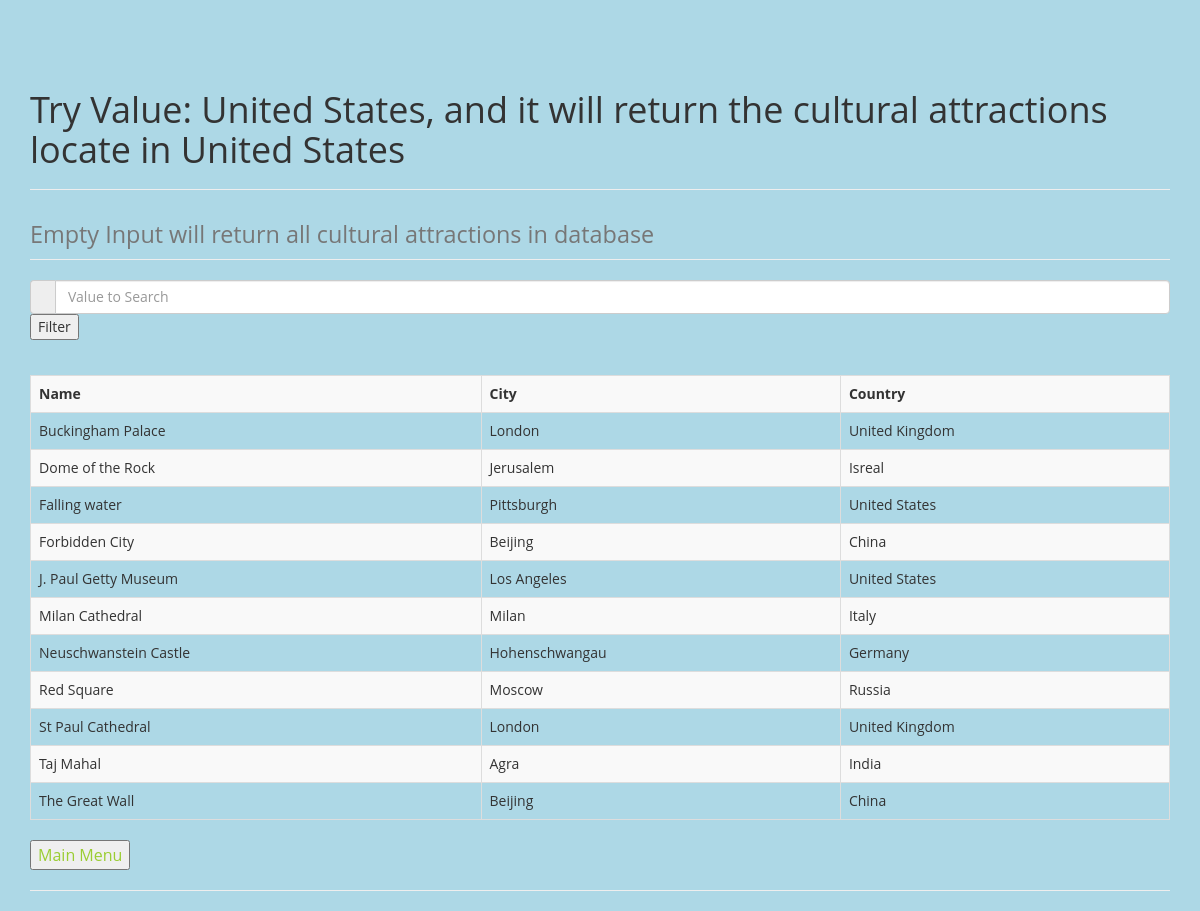
The page /php/get_ca.php on the database its author committed.
### tables this page shows
CREATE TABLE `Cultural_Attractions` (
  `CA_Name` VARCHAR(45) NOT NULL,
  `TS_ID` INT NOT NULL,
  `City` VARCHAR(45) NULL,
  PRIMARY KEY (`CA_Name`));

CREATE TABLE `Tourist_Spot` (
  `TS_ID` INT NOT NULL,
  `TS_Name` VARCHAR(45) NOT NULL,
  `Country_Name` VARCHAR(45) NULL,
  `Review` FLOAT NOT NULL,
  `Total_Score` INT NOT NULL,
  `Total_Review` INT NOT NULL,
  PRIMARY KEY (`TS_ID`));

### php/get_ca.php (the view, shortened to what this page needs)
<?php
if(isset($_POST['search']))
{
    $valueToSearch = $_POST['valueToSearch'];
    if ($valueToSearch != ''){
        $query = "SELECT CA_Name, City, Country_Name
            FROM Cultural_Attractions n1, Tourist_Spot n2
            WHERE n1.TS_ID = n2.TS_ID AND n2.Country_Name = '$valueToSearch'";
    }
    else{
        $query = "SELECT CA_Name, City, Country_Name
            FROM Cultural_Attractions n1, Tourist_Spot n2
            WHERE n1.TS_ID = n2.TS_ID";
    }
    $search_result = filterTable($query);
}
 else {
    $query = "SELECT CA_Name, City, Country_Name
            FROM Cultural_Attractions n1, Tourist_Spot n2
            WHERE n1.TS_ID = n2.TS_ID";
    $search_result = filterTable($query);
}
function filterTable($query)
{
    $host = 'mpcs53001.cs.uchicago.edu';
    $username = 'zhc008';
    $password = 'voh9eiHo';
    $database = $username.'DB';
    $dbcon = mysqli_connect($host, $username, $password, $database)
    or die('Could not connect: ' . mysqli_connect_error());
    mysqli_select_db($dbcon, $database)
    or die('Could not select database');
    $filter_Result = mysqli_query($dbcon, $query);
    return $filter_Result;
}
?>
<!DOCTYPE html>
<html>
    <head>
        <link href="../css/bootstrap.min.css" rel="stylesheet">
        <link href="../css/custom.css" rel="stylesheet">
    </head>
    <body>
        <div class = "container">
            <div class="row">
                <div class="col-lg-12">
                    <h1 class="page-header">
                        Try Value: United States, and it will return the cultural attractions locate in United States
                        <hr>
                        <small>Empty Input will return all cultural attractions in database</small>
                    </h1>
                </div>
            </div>
        </div>
        <div class="container" >
            <form action="get_ca.php" method="post">
                <div class="form-group">
                <div class="input-group">
                    <div class="input-group-addon"><i class="fa fa-search"></i></div>
                    <input type="text" name="valueToSearch" class="form-control" placeholder="Value to Search" >
                </div>
                <input type="submit" name="search" value="Filter" ><br><br>
                </div>
            </form>
            <table class="table table-bordered table-striped">
                <tr>
                    <th>Name</th>
                    <th>City</th>
                    <th>Country</th>
                </tr>
                <?php while($row = mysqli_fetch_array($search_result)):?>
                <tr>
                    <td><?php echo $row[0];?></td>
                    <td><?php echo $row[1];?></td>
                    <td><?php echo $row[2];?></td>
                </tr>
                <?php endwhile;?>
            </table>
            <p>
                <a href="../html/SemiFinal.html">
                    <button>Main Menu</button>
                </a>
            </p>
            <hr>
        </div>
    </body>
</html>

### css/custom.css (style rules this page uses)
html, body { width: 100%; height: 100%; font-family: 'Open Sans','Helvetica Neue',Arial,sans-serif; background-color: lightblue; }
a { color: yellowgreen; -webkit-transition: all .35s; -moz-transition: all .35s; transition: all .35s; }
p { font-size: 16px; line-height: 1.5; }

### php/get_ca.php (style rules this page uses)
table,tr,th,td { border: 1px solid black; }
body { padding-top:50px; }

### rows shown on the page
cultural_attractions: CA_Name "Buckingham Palace", City "London", TS_ID.Country_Name "United Kingdom"
cultural_attractions: CA_Name "Dome of the Rock", City "Jerusalem", TS_ID.Country_Name "Isreal"
cultural_attractions: CA_Name "Falling water", City "Pittsburgh", TS_ID.Country_Name "United States"
cultural_attractions: CA_Name "Forbidden City", City "Beijing", TS_ID.Country_Name "China"
cultural_attractions: CA_Name "J. Paul Getty Museum", City "Los Angeles", TS_ID.Country_Name "United States"
cultural_attractions: CA_Name "Milan Cathedral", City "Milan", TS_ID.Country_Name "Italy"
cultural_attractions: CA_Name "Neuschwanstein Castle", City "Hohenschwangau", TS_ID.Country_Name "Germany"
cultural_attractions: CA_Name "Red Square", City "Moscow", TS_ID.Country_Name "Russia"
cultural_attractions: CA_Name "St Paul Cathedral", City "London", TS_ID.Country_Name "United Kingdom"
cultural_attractions: CA_Name "Taj Mahal", City "Agra", TS_ID.Country_Name "India"
cultural_attractions: CA_Name "The Great Wall", City "Beijing", TS_ID.Country_Name "China"
